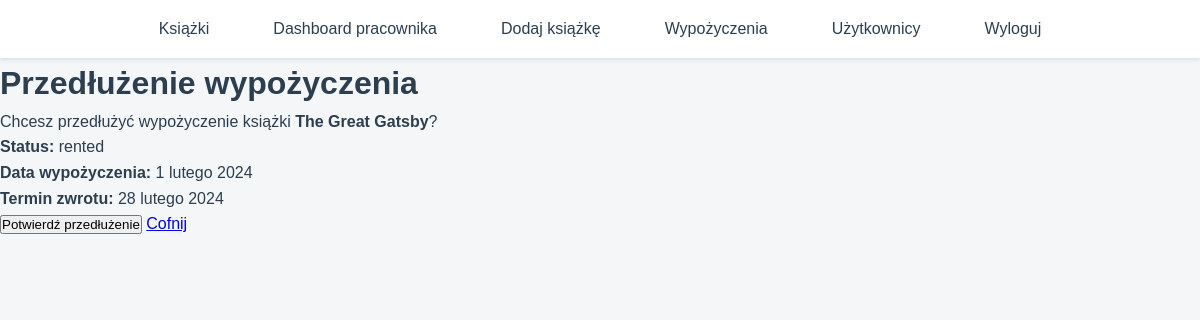
Screenshot of /7/extend/ (signed in) with the database file from the repository.
### books/models.py (models this page shows, shortened)
class BookRental(models.Model):
    book_copy = models.ForeignKey(BookCopy, related_name='rentals', on_delete=models.CASCADE)
    user = models.ForeignKey(CustomUser, related_name='rentals', on_delete=models.CASCADE)
    rental_date = models.DateField(auto_now_add=True)
    due_date = models.DateField(null=False, blank=False)
    return_date = models.DateField(null=True, blank=True)
    is_extended = models.BooleanField(default=False)
    status_choices = [
        ('rented', 'Wypożyczona'),
        ('returned', 'Zwrócona'),
        ('overdue', 'Po terminie'),
    ]
    status = models.CharField(max_length=10, choices=status_choices, default='rented')
    fine = models.DecimalField(blank=True, null=True, decimal_places=2, max_digits=5)

class BookCopy(models.Model):
    book = models.ForeignKey(Book, on_delete=models.CASCADE, related_name="copies")
    is_available = models.BooleanField(default=True)
    borrower = models.ForeignKey(CustomUser, on_delete=models.SET_NULL, null=True, blank=True)  # Użytkownik wypożyczający

class Book(models.Model):
    title = models.CharField(max_length=255)
    author = models.CharField(max_length=255)
    category = models.ForeignKey(Category, related_name='books', on_delete=models.CASCADE)
    published_date = models.DateField()
    isbn = models.CharField(max_length=13, unique=True)
    description = models.TextField(blank=True, null=True)
    total_copies = models.PositiveIntegerField(blank=False, null=False)

### books/views.py (the view, shortened to what this page needs)
# urls.py: path('<int:pk>/extend/', views.ExtendRentalPeriodView.as_view(), name='extend_book'),
class ExtendRentalPeriodView(LoginRequiredMixin, CustomerMixin, View):
    def get(self, request, *args, **kwargs):
        rental = get_object_or_404(BookRental, id=self.kwargs['pk'])
        return render(request, 'extend_rental.html', {'rental': rental})

### books/mixins.py (called while the page is built)
    def test_func(self):
        if not CustomUser.objects.get(id=self.request.user.id).is_employee or CustomUser.objects.get(id=self.request.user.id).is_admin:
            return True
        return False

### templates/extend_rental.html (shortened to what this page needs)
{% extends 'base.html' %}
{% block content %}
<h1>Przedłużenie wypożyczenia</h1>
<p>Chcesz przedłużyć wypożyczenie książki <strong>{{ rental.book_copy.book.title }}</strong>?</p>
<ul>
    <li><strong>Status:</strong> {{ rental.status }}</li>
    <li><strong>Data wypożyczenia:</strong> {{ rental.rental_date }}</li>
    <li><strong>Termin zwrotu:</strong> {{ rental.due_date }}</li>
</ul>
<form method="post">
    <button type="submit" class="btn btn-danger">Potwierdź przedłużenie</button>
    <a href="{% url 'dashboard_client' request.user.id %}" class="btn btn-secondary">Cofnij</a>
</form>
{% endblock %}

### templates/base.html (style rules this page uses)
:root { --primary-color: #3498db; --secondary-color: #2ecc71; --background-color: #f4f6f7; --text-color: #2c3e50; --nav-background: #ffffff; --hover-color: #2980b9; }
* { margin: 0; padding: 0; box-sizing: border-box; }
body { font-family: 'Arial', sans-serif; line-height: 1.6; background-color: var(--background-color); color: var(--text-color); display: flex; flex-direction: column; min-height: 100vh; }
html { scroll-behavior: smooth; }

### rows the page displays
BookRental: book_copy.book "The Great Gatsby", status "rented", rental_date "1 lutego 2024", due_date "28 lutego 2024"
